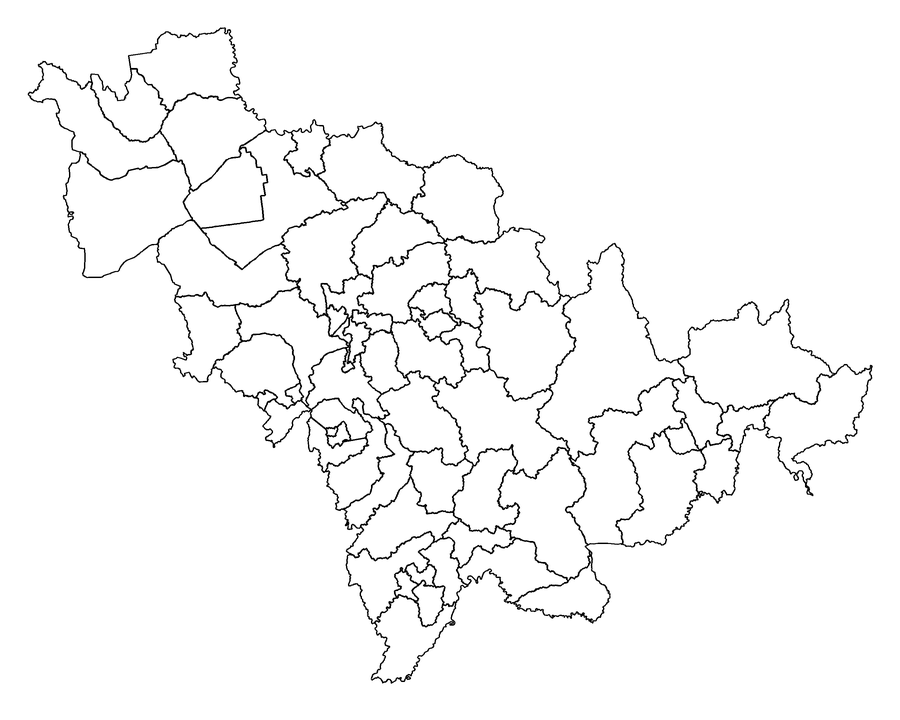
#> input picture examples/jilin_counties.png, 900 x 720 px
$ python -i image.py   (imports and definitions only)
#> lines starting #> are read from the running program, lines starting #| are printed output that depends on the picture; after the words box and inside, x2 and y2 are one past the last pixel; in counts of white or black regions, pixels touching at a corner belong together
### src/fourier_line_art/models.py
"""Small, validated data structures shared by the solvers and renderers."""

from __future__ import annotations

from dataclasses import dataclass
import math
from typing import Hashable


class GraphValidationError(ValueError):
    """Raised when a graph or route violates its structural invariants."""


@dataclass(frozen=True, slots=True)
class Edge:
    """An undirected weighted multigraph edge.

    Edge IDs, rather than endpoint pairs, identify edges so parallel edges and
    repeated traversals remain unambiguous.
    """

    id: str
    u: Hashable
    v: Hashable
    weight: float
    required: bool = True
    kind: str = "draw"
    geometry: tuple[tuple[float, float], ...] = ()


@dataclass(frozen=True, slots=True)
class Graph:
    """An immutable undirected multigraph with deterministic edge ordering."""

    vertices: tuple[Hashable, ...]
    edges: tuple[Edge, ...]

    def __post_init__(self) -> None:
        vertices = tuple(self.vertices)
        edges = tuple(self.edges)
        try:
            vertex_set = set(vertices)
        except TypeError as exc:
            raise GraphValidationError("vertices must be hashable") from exc

        if len(vertex_set) != len(vertices):
            raise GraphValidationError("vertex IDs must be unique")

        edge_ids: set[str] = set()
        for edge in edges:
            if not isinstance(edge, Edge):
                raise GraphValidationError("edges must contain Edge instances")
            if not isinstance(edge.id, str) or not edge.id:
                raise GraphValidationError("edge IDs must be non-empty strings")
            if edge.id in edge_ids:
                raise GraphValidationError(f"duplicate edge ID: {edge.id}")
            edge_ids.add(edge.id)
            if edge.u not in vertex_set or edge.v not in vertex_set:
                raise GraphValidationError(f"edge {edge.id!r} has a missing endpoint")
            try:
                weight = float(edge.weight)
            except (TypeError, ValueError) as exc:
                raise GraphValidationError(f"edge {edge.id!r} weight must be numeric") from exc
            if not math.isfinite(weight) or weight < 0:
                raise GraphValidationError(
                    f"edge {edge.id!r} weight must be finite and non-negative"
                )
            object.__setattr__(edge, "weight", weight)
            if not isinstance(edge.required, bool):
                raise GraphValidationError(f"edge {edge.id!r} required must be bool")
            if not isinstance(edge.kind, str) or not edge.kind:
                raise GraphValidationError(f"edge {edge.id!r} kind must be non-empty")
            geometry = tuple(tuple(point) for point in edge.geometry)
            if any(len(point) != 2 for point in geometry):
                raise GraphValidationError(f"edge {edge.id!r} geometry points must be 2D")
            try:
                finite_geometry = all(math.isfinite(float(value)) for point in geometry for value in point)
            except (TypeError, ValueError) as exc:
                raise GraphValidationError(f"edge {edge.id!r} geometry must be numeric") from exc
            if not finite_geometry:
                raise GraphValidationError(f"edge {edge.id!r} geometry must be finite")
            object.__setattr__(edge, "geometry", geometry)

        object.__setattr__(self, "vertices", vertices)
        object.__setattr__(self, "edges", edges)

    @property
    def edge_map(self) -> dict[str, Edge]:
        return {edge.id: edge for edge in self.edges}

    # [35 lines left out: functions edge_by_id, incident_edges, degree, vertex_position, not called in this run]


@dataclass(frozen=True, slots=True)
class Traversal:
    """One oriented traversal of an undirected graph edge."""

    edge_id: str
    from_vertex: Hashable
    to_vertex: Hashable


@dataclass(frozen=True, slots=True)
class Route:
    """A continuous ordered walk over graph edges."""

    traversals: tuple[Traversal, ...]
    graph: Graph

    # [22 lines left out: functions __post_init__, cost, not called in this run]

    @property
    def is_closed(self) -> bool:
        return not self.traversals or self.traversals[0].from_vertex == self.traversals[-1].to_vertex

    @property
    def start_vertex(self) -> Hashable | None:
        return self.traversals[0].from_vertex if self.traversals else None

    @property
    def end_vertex(self) -> Hashable | None:
        return self.traversals[-1].to_vertex if self.traversals else None

### src/fourier_line_art/image.py
"""Black-and-white image preparation and skeleton-to-multigraph conversion."""

from __future__ import annotations

from dataclasses import dataclass
import math
from pathlib import Path

import numpy as np
from PIL import Image
from skimage.measure import label as connected_component_labels
from skimage.morphology import skeletonize

from .models import Edge, Graph


class ImageInputError(ValueError):
    """An image or connectivity option is not supported."""


@dataclass(frozen=True, slots=True)
class ImageAnalysis:
    """Threshold, skeleton, component labels, and compressed drawing graph."""

    foreground: np.ndarray
    skeleton: np.ndarray
    component_labels: np.ndarray
    graph: Graph
    connectivity: int

    @property
    def component_count(self) -> int:
        return int(self.component_labels.max(initial=0))


def _as_grayscale(image) -> np.ndarray:
    if isinstance(image, (str, Path)):
        try:
            with Image.open(image) as opened:
                image = np.asarray(opened.convert("RGBA"))
        except (OSError, ValueError) as exc:
            raise ImageInputError(f"could not read image: {image}") from exc
    elif isinstance(image, Image.Image):
        image = np.asarray(image.convert("RGBA"))
    else:
        image = np.asarray(image)

    if image.ndim == 2:
        if not np.issubdtype(image.dtype, np.number):
            raise ImageInputError("image pixels must be numeric")
        return _scale_to_byte(image)
    if image.ndim != 3 or image.shape[2] not in (3, 4):
        raise ImageInputError("image must be grayscale, RGB, or RGBA")
    if not np.issubdtype(image.dtype, np.number):
        raise ImageInputError("image pixels must be numeric")

    rgba = _scale_to_byte(image)
    rgb = rgba[..., :3].astype(np.float64)
    gray = np.rint(0.2126 * rgb[..., 0] + 0.7152 * rgb[..., 1] + 0.0722 * rgb[..., 2])
    if rgba.shape[2] == 4:
        alpha = rgba[..., 3]
        gray = np.where(alpha == 0, 255, gray)
    return gray.astype(np.uint8)


def _scale_to_byte(values: np.ndarray) -> np.ndarray:
    if not np.all(np.isfinite(values)):
        raise ImageInputError("image pixels must be finite")
    if np.issubdtype(values.dtype, np.integer):
        if values.min(initial=0) < 0:
            raise ImageInputError("integer image pixels must be non-negative")
        data_maximum = int(values.max(initial=0))
        if data_maximum <= 255:
            return values.astype(np.uint8)
        maximum = float(np.iinfo(values.dtype).max)
        return np.rint(values.astype(np.float64) * (255.0 / maximum)).astype(np.uint8)
    floats = values.astype(np.float64)
    if floats.min(initial=0.0) < 0:
        raise ImageInputError("floating-point image pixels must be in [0, 1] or [0, 255]")
    maximum = float(floats.max(initial=0.0))
    if maximum <= 1.0:
        floats *= 255.0
    elif maximum > 255.0:
        raise ImageInputError("image pixels must be in [0, 1] or [0, 255]")
    return np.rint(floats).astype(np.uint8)


def _pixel_neighbors(mask: np.ndarray, connectivity: int):
    rows, columns = mask.shape
    points = {tuple(map(int, point)) for point in np.argwhere(mask)}
    neighbors = {point: [] for point in points}
    offsets = [(-1, 0), (0, -1), (0, 1), (1, 0)]
    if connectivity == 8:
        offsets += [(-1, -1), (-1, 1), (1, -1), (1, 1)]

    for row, column in sorted(points):
        for dr, dc in offsets:
            other = (row + dr, column + dc)
            if other not in points:
                continue
            if abs(dr) == abs(dc) == 1:
                # Do not add a diagonal shortcut when an orthogonal pixel
                # already connects the same corner. This avoids false cycles
                # around ordinary right-angle line bends.
                if (row + dr, column) in points or (row, column + dc) in points:
                    continue
            neighbors[(row, column)].append(other)
    for point in neighbors:
        neighbors[point].sort()
    return neighbors


def _link_key(a, b):
    return (a, b) if a <= b else (b, a)


def _polyline_weight(points) -> float:
    return sum(
        math.hypot(second[0] - first[0], second[1] - first[1])
        for first, second in zip(points, points[1:])
    )


def skeleton_to_graph(skeleton, *, connectivity: int = 8) -> tuple[Graph, np.ndarray, int]:
    """Compress a one-pixel skeleton into a required-edge multigraph.

    Coordinates in edge geometry are `(x, y)` pixel coordinates. Connected
    branch pixels are contracted to one graph vertex; degree-2 chains become
    weighted edges. Pure cycles are represented as a self-loop. With 8-neighbor
    mode, diagonal links are omitted when either orthogonal link already joins
    the corner, preventing common raster corner shortcuts.
    """
    if connectivity not in (4, 8):
        raise ImageInputError("connectivity must be 4 or 8")
    mask = np.asarray(skeleton, dtype=bool)
    if mask.ndim != 2:
        raise ImageInputError("skeleton must be a 2D mask")

    labels = connected_component_labels(mask, connectivity=1 if connectivity == 4 else 2)
    component_count = int(labels.max(initial=0))
    adjacency = _pixel_neighbors(mask, connectivity)
    branch_pixels = {point for point, neighbors in adjacency.items() if len(neighbors) >= 3}
    endpoint_pixels = {point for point, neighbors in adjacency.items() if len(neighbors) <= 1}

    # Merge adjacent branch pixels into a junction node, while keeping endpoints
    # separate so a one- or two-pixel stroke does not disappear in compression.
    clusters: list[tuple[tuple[int, int], ...]] = []
    unseen_branches = set(branch_pixels)
    while unseen_branches:
        seed = min(unseen_branches)
        cluster = {seed}
        stack = [seed]
        unseen_branches.remove(seed)
        while stack:
            current = stack.pop()
            for neighbor in adjacency[current]:
                if neighbor in unseen_branches:
                    unseen_branches.remove(neighbor)
                    cluster.add(neighbor)
                    stack.append(neighbor)
        clusters.append(tuple(sorted(cluster)))
    clusters.extend((point,) for point in sorted(endpoint_pixels))

    critical_pixels = {point for cluster in clusters for point in cluster}
    node_by_pixel: dict[tuple[int, int], str] = {}
    node_positions: dict[str, tuple[float, float]] = {}
    for node_index, cluster in enumerate(sorted(clusters, key=lambda value: value[0])):
        node_id = f"v{node_index:04d}"
        for point in cluster:
            node_by_pixel[point] = node_id
        node_positions[node_id] = (
            sum(point[1] for point in cluster) / len(cluster),
            sum(point[0] for point in cluster) / len(cluster),
        )

    # Components containing only degree-2 pixels are closed cycles. Pick one
    # stable anchor per such component so that it can be represented by a loop.
    labels_with_nodes = {
        int(labels[point]) for point in critical_pixels if labels[point] != 0
    }
    cycle_anchors = []
    for component_id in range(1, component_count + 1):
        if component_id in labels_with_nodes:
            continue
        points = sorted(point for point in adjacency if labels[point] == component_id)
        if points:
            cycle_anchors.append((component_id, points[0]))
    for component_id, anchor in cycle_anchors:
        node_id = f"v{len(node_by_pixel):04d}"
        node_by_pixel[anchor] = node_id
        node_positions[node_id] = (float(anchor[1]), float(anchor[0]))
        critical_pixels.add(anchor)

    vertices = tuple(dict.fromkeys(node_by_pixel.values()))
    visited_links = set()
    edges: list[Edge] = []

    def add_edge(start_pixel, end_pixel, pixel_path):
        start_node = node_by_pixel[start_pixel]
        end_node = node_by_pixel[end_pixel]
        centerline = tuple((float(column), float(row)) for row, column in pixel_path)
        geometry_points = [node_positions[start_node]]
        for point in centerline:
            if point != geometry_points[-1]:
                geometry_points.append(point)
        if node_positions[end_node] != geometry_points[-1]:
            geometry_points.append(node_positions[end_node])
        geometry = tuple(geometry_points)
        if len(geometry) == 1:
            weight = 0.0
        else:
            weight = _polyline_weight(geometry)
        edges.append(
            Edge(
                id=f"e{len(edges):05d}",
                u=start_node,
                v=end_node,
                weight=weight,
                required=True,
                kind="draw",
                geometry=geometry,
            )
        )

    for start_pixel in sorted(critical_pixels):
        start_node = node_by_pixel[start_pixel]
        for neighbor in adjacency[start_pixel]:
            link = _link_key(start_pixel, neighbor)
            if link in visited_links:
                continue
            if neighbor in node_by_pixel and node_by_pixel[neighbor] == start_node:
                # Internal links in a contracted junction are represented by
                # the junction node rather than separate short graph edges.
                visited_links.add(link)
                continue

            visited_links.add(link)
            path = [start_pixel, neighbor]
            previous, current = start_pixel, neighbor
            while current not in node_by_pixel:
                candidates = [point for point in adjacency[current] if point != previous]
                if not candidates:
                    break
                following = candidates[0]
                next_link = _link_key(current, following)
                if next_link in visited_links:
                    break
                visited_links.add(next_link)
                path.append(following)
                previous, current = current, following

            if current in node_by_pixel:
                add_edge(start_pixel, current, path)

    # A one-pixel foreground component has no pixel links, but retaining it as a
    # zero-length required loop lets the route/rendering layers preserve the dot.
    for point in sorted(endpoint_pixels):
        if not adjacency[point]:
            add_edge(point, point, [point])

    # Trace each all-degree-2 cycle once. The anchor is the first pixel; choose
    # the first neighbor deterministically and continue until returning to it.
    for component_id, anchor in cycle_anchors:
        neighbors = adjacency[anchor]
        if not neighbors:
            continue
        path = [anchor]
        previous = None
        current = anchor
        while True:
            candidates = [point for point in adjacency[current] if point != previous]
            if not candidates:
                break
            following = candidates[0]
            link = _link_key(current, following)
            if link in visited_links:
                break
            visited_links.add(link)
            path.append(following)
            previous, current = current, following
            if current == anchor:
                break
        if len(path) > 1 and path[-1] == anchor:
            add_edge(anchor, anchor, path)

    component_labels = np.array(labels, copy=True)
    component_labels.setflags(write=False)
    return Graph(vertices=vertices, edges=tuple(edges)), component_labels, component_count


def analyze_image(image, *, threshold: int = 128, invert: bool = False, connectivity: int = 8) -> ImageAnalysis:
    """Threshold an image, thin its foreground, label it, and compress its graph."""
    if not isinstance(threshold, int) or not 0 <= threshold <= 255:
        raise ImageInputError("threshold must be an integer in [0, 255]")
    if connectivity not in (4, 8):
        raise ImageInputError("connectivity must be 4 or 8")
    gray = _as_grayscale(image)
    foreground = gray > threshold if invert else gray <= threshold
    skeleton = skeletonize(foreground)
    graph, labels, _ = skeleton_to_graph(skeleton, connectivity=connectivity)
    for array in (foreground, skeleton):
        array.setflags(write=False)
    return ImageAnalysis(foreground, skeleton, labels, graph, connectivity)

>>> import cv2
>>> picture = cv2.imread('../../examples/jilin_counties.png', cv2.IMREAD_GRAYSCALE)
#> picture is the input picture: shape (720, 900); min 0, max 255, mean 247.7
>>> result = analyze_image(picture)
#> in _scale_to_byte, `data_maximum = int(values.max(initial=0))`: data_maximum = 255
#> in analyze_image, `foreground = gray > threshold if invert else gray <= threshold`:
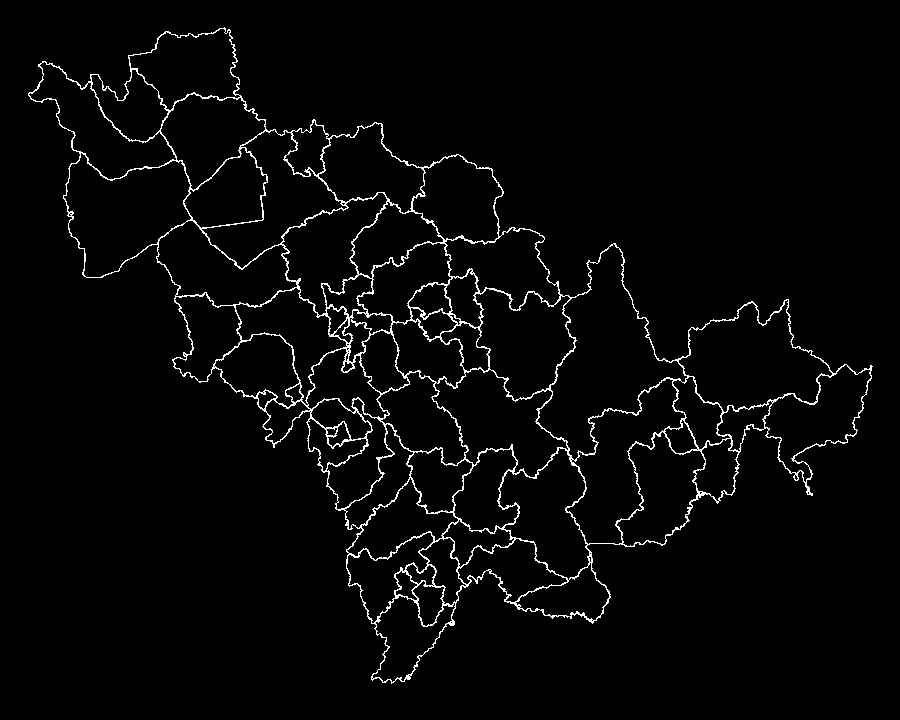
#> foreground: shape (720, 900) bool; 2.8% white in thin lines or dots, all inside (x1, y1, x2, y2) = (28, 27, 873, 684)
#> in analyze_image, `skeleton = skeletonize(foreground)`:
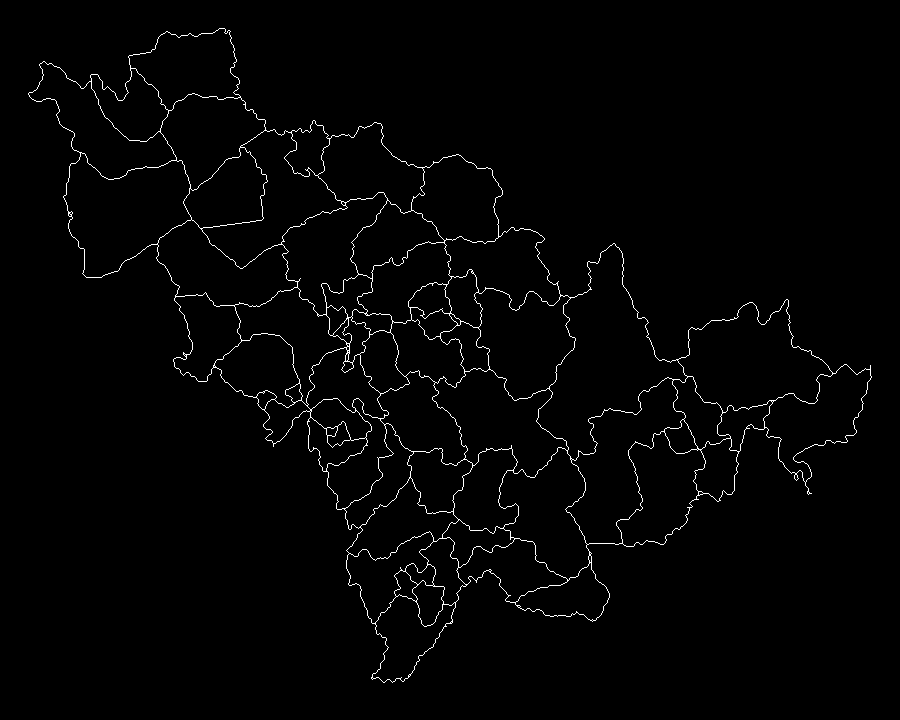
#> skeleton: shape (720, 900) bool; 1.5% white in thin lines or dots, all inside (x1, y1, x2, y2) = (28, 28, 872, 683)
#> in skeleton_to_graph, `component_count = int(labels.max(initial=0))`: component_count = 1
#> in _pixel_neighbors, `points = {tuple(map(int, point)) for point in np.argwhere(mask)}`: points = 9938 items
#> the loop in _pixel_neighbors, `for row, column in sorted(points):` made 9938 passes
#> (row, column) on passes 1 to 3: (28, 219), (28, 220), (28, 221)
#> the loop in _pixel_neighbors, `for point in neighbors:` made 9938 passes
#> point on passes 1 to 3: (211, 332), (150, 322), (389, 375)
#> in skeleton_to_graph, `branch_pixels = {point for point, neighbors in adjacency.items() if le..`: branch_pixels = 247 items
#> in skeleton_to_graph, `endpoint_pixels = {point for point, neighbors in adjacency.items() if ..`: endpoint_pixels = 45 items
#> in skeleton_to_graph, `unseen_branches = set(branch_pixels)`: unseen_branches = 247 items
#> the loop in skeleton_to_graph, `while unseen_branches:` made 218 passes
#> after the loop in skeleton_to_graph, `while unseen_branches:`: clusters = 218 items; unseen_branches = 0 items
#> in skeleton_to_graph, `critical_pixels = {point for cluster in clusters for point in cluster}`: critical_pixels = 292 items
#> the loop in skeleton_to_graph, `for node_index, cluster in enumerate(sorted(clusters, key=lambda value..` made 263 passes
#> (cluster, node_id) on passes 1 to 3: (((68, 130),), 'v0000'), (((81, 91),), 'v0001'), (((97, 240),), 'v0002')
#> after the loop in skeleton_to_graph, `for node_index, cluster in enumerate(sorted(clusters, key=lambda value..`: node_positions = 263 items
#> in skeleton_to_graph, `labels_with_nodes = { int(labels[point]) for point in critical_pixels ..`: labels_with_nodes = 1 item
#> after the loop in skeleton_to_graph, `for component_id in range(1, component_count + 1):`: cycle_anchors = []
#> in skeleton_to_graph, `vertices = tuple(dict.fromkeys(node_by_pixel.values()))`: vertices = 263 items, first 6: 'v0000', 'v0001', 'v0002', 'v0003', 'v0004', 'v0005'
#> the loop in skeleton_to_graph, `for start_pixel in sorted(critical_pixels):` made 292 passes
#> start_pixel on passes 1 to 3: (68, 130), (81, 91), (97, 240)
#> the loop in skeleton_to_graph, `for point in sorted(endpoint_pixels):` made 45 passes
#> point on passes 1 to 12: (104, 243), (161, 433), (167, 308), (169, 305), (196, 413), (223, 301), (238, 446), (241, 284), (278, 300), (281, 558), (285, 432), (287, 485)
#> the loop in analyze_image, `for array in (foreground, skeleton):` made 2 passes
